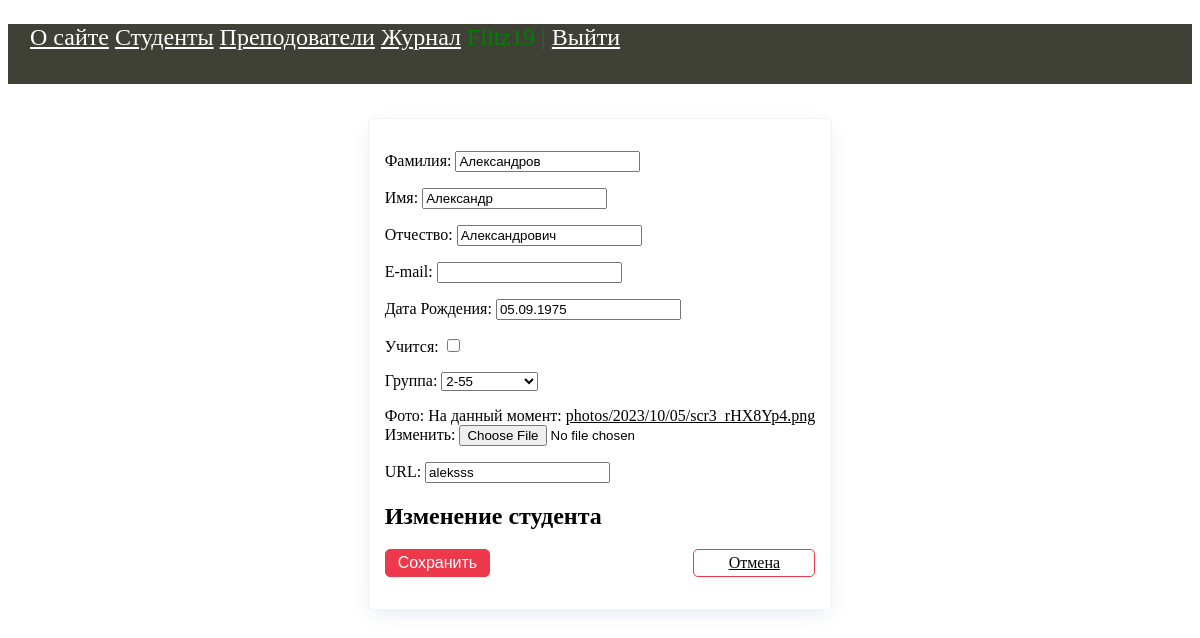
/student/32/update/ (signed in), run on the app's committed database.
### students/models.py (models this page shows, shortened)
class Student(models.Model):
    objects = models.Model
    first_name = models.CharField(verbose_name='Имя', max_length=50)
    last_name = models.CharField(verbose_name='Фамилия', max_length=50)
    middle_name = models.CharField(verbose_name='Отчество', max_length=50)
    email = models.EmailField(verbose_name='e-mail', blank=True)
    birth_date = models.DateField(verbose_name='Дата Рождения', default=date(1975, 9, 5))
    created_at = models.DateTimeField(verbose_name='Дата создания', auto_now_add=True)
    updated_at = models.DateTimeField(verbose_name='Дата изменения', auto_now=True)
    is_study = models.BooleanField(verbose_name='Учится', default=True)
    photo = models.ImageField(verbose_name='Фото', upload_to="photos/%Y/%m/%d")
    group = models.ForeignKey('Group', on_delete=models.CASCADE, verbose_name='Группа')
    slug = models.SlugField(verbose_name='URL', max_length=255, unique=True, db_index=True)
    user = models.ForeignKey(User, verbose_name='Пользователь', on_delete=models.CASCADE)
    class Meta:
        verbose_name = 'Студент'
        verbose_name_plural = 'Студенты'
        ordering = ['last_name', 'first_name']
    def get_absolute_url(self):
        return reverse('student', kwargs={'stud_slug': self.slug})

### students/views.py (the view)
# urls.py: path('student/<int:pk>/update/', UpdateStudent.as_view(), name="update_student"),
class UpdateStudent(LoginRequiredMixin, DataMixin, UpdateView):
    model = Student
    form_class = AddStudentForm
    template_name = 'students/update_student.html'
    success_url = reverse_lazy('home')
    context_object_name = 'st'
    def get_context_data(self, **kwargs):
        context = super().get_context_data(**kwargs)
        c_def = self.get_user_context(title='Изменить студента')
        return {**context, **c_def}

### students/forms.py (shortened to what this page needs)
class AddStudentForm(forms.ModelForm):
    def __init__(self, *args, **kwargs):
        super().__init__(*args, **kwargs)
        self.fields['group'].empty_label = 'Не выбрана'
    class Meta:
        model = Student
        fields = ['last_name', 'first_name', 'middle_name', 'email', 'birth_date', 'is_study', 'group', 'photo',
                  'group', 'slug']

### students/models.py (called while the page is built)
    def __str__(self):
        return f'{self.course}-{self.name}'

### students/utils.py (called while the page is built)
    def get_user_context(self, **kwargs):
        context = kwargs
        context['menu'] = menu
        return context

### students/templates/students/update_student.html (shortened to what this page needs)
{% extends 'students/base.html' %}
{% block content %}
<div class="center">
    <form action="{% url 'update_student' st.id %}" class="card" method="post" enctype="multipart/form-data">
        {{ form.as_p }}
        <h2>Изменение студента</h2>
        <p class="form-buttons">
            <input type="submit" class="btn btn-primary" value="Сохранить">
            <a href="{{ st.get_absolute_url }}" class="btn btn-outline">Отмена</a>
        </p>
    </form>
</div>
{% endblock %}

### students/static/students/css/styles.css (style rules this page uses)
a:link { color: black; text-decoration: underline; cursor: pointer; }
.center { display: flex; flex-direction: column; align-items: center; justify-content: center; min-height: 70vh; }
.card { border: solid 1px #f2f2f2; padding: 1rem; border-radius: 5px; box-shadow: rgb(11 43 158 / 15%) 0px 6px 20px -6px; min-width: 400px; }
.form-buttons { display: flex; justify-content: space-between; align-items: center; gap: 0.75rem; }
.btn { padding: 0.25rem 0.75rem; border-radius: 5px; background-color: #ffffff; border: solid 1px #ffffff; color: #212121; cursor: pointer; text-decoration: none; font-size: 1rem; min-width: 6rem; text-align: center; }
.btn-outline { border: solid 1px #ee394c; }
.btn-primary { border: solid 1px #ee394c; background-color: #ee394c; color: #ffffff; }

### data on the page
Student: last_name "Александров", first_name "Александр", middle_name "Александрович", birth_date "05.09.1975", group "2-55", slug "aleksss"

### other printed values
{{ m.title }} "О сайте" "Студенты" "Преподователи" "Журнал"
